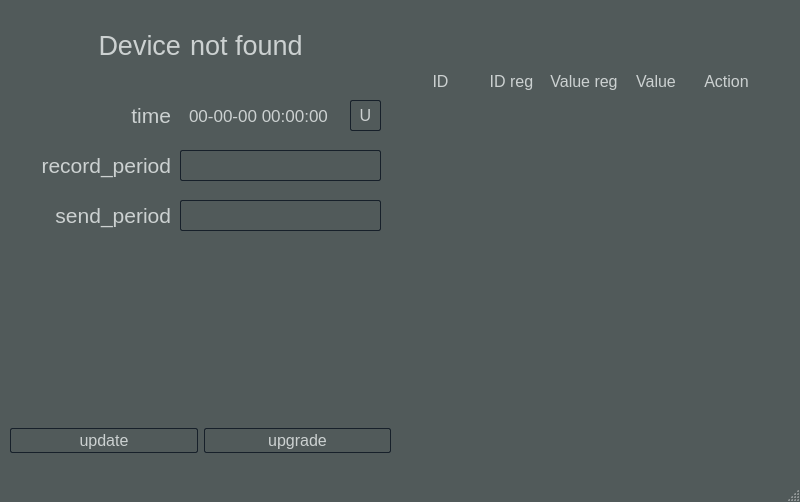
<?xml version="1.0" encoding="UTF-8"?>
<ui version="4.0">
 <class>MainWindow</class>
 <widget class="QMainWindow" name="MainWindow">
  <property name="geometry">
   <rect>
    <x>0</x>
    <y>0</y>
    <width>800</width>
    <height>502</height>
   </rect>
  </property>
  <property name="windowTitle">
   <string>MainWindow</string>
  </property>
  <property name="styleSheet">
   <string notr="true">QMainWindow {
	background-color: #515a5a;
}</string>
  </property>
  <widget class="QWidget" name="centralwidget">
   <property name="enabled">
    <bool>true</bool>
   </property>
   <property name="sizePolicy">
    <sizepolicy hsizetype="Preferred" vsizetype="Preferred">
     <horstretch>0</horstretch>
     <verstretch>0</verstretch>
    </sizepolicy>
   </property>
   <property name="minimumSize">
    <size>
     <width>800</width>
     <height>480</height>
    </size>
   </property>
   <property name="maximumSize">
    <size>
     <width>800</width>
     <height>480</height>
    </size>
   </property>
   <property name="mouseTracking">
    <bool>false</bool>
   </property>
   <property name="focusPolicy">
    <enum>Qt::TabFocus</enum>
   </property>
   <property name="contextMenuPolicy">
    <enum>Qt::NoContextMenu</enum>
   </property>
   <property name="styleSheet">
    <string notr="true">QGroupBox {
	border: 0px;
	width: 100%;
	height: 100%;
	background-color: #515a5a;
	font-size: 16px;
	color: #ccd1d1;
}

QObject::disabled {
	background-color: #17202a;
	color: #17202a;
}

QLabel {
	color: #ccd1d1;
}

QTextEdit {
	padding: 2px;
	border: 1px solid #17202a;
	border-radius: 2px;
	background-color: #515a5a;
	font-size: 10px;
	color: #ccd1d1;
}

QTextEdit::focus {
	border: 1px solid black;
	background-color: #424949;
}
QGroupBox {
	width: 100%;
	font-size: 16px;
	color: #ccd1d1;
}

QPushButton {
	padding: 2px;
	color: black;
	background-color: #515a5a;
	border: 1px solid #17202a;
	border-radius: 2px;
	font-size: 16px;
	color: #ccd1d1;
}

QPushButton::hover {
	background-color: #424949;
}</string>
   </property>
   <widget class="QWidget" name="horizontalLayoutWidget">
    <property name="geometry">
     <rect>
      <x>10</x>
      <y>10</y>
      <width>771</width>
      <height>461</height>
     </rect>
    </property>
    <layout class="QHBoxLayout" name="horizontalLayout">
     <item>
      <widget class="QGroupBox" name="groupBox_1">
       <property name="styleSheet">
        <string notr="true">QGroupBox.QGroupBox {
	width: 100%;
}</string>
       </property>
       <property name="title">
        <string/>
       </property>
       <widget class="QGroupBox" name="groupBox">
        <property name="geometry">
         <rect>
          <x>10</x>
          <y>130</y>
          <width>361</width>
          <height>51</height>
         </rect>
        </property>
        <property name="title">
         <string/>
        </property>
        <widget class="QLabel" name="label_record_period">
         <property name="geometry">
          <rect>
           <x>0</x>
           <y>10</y>
           <width>151</width>
           <height>31</height>
          </rect>
         </property>
         <property name="font">
          <font>
           <pointsize>16</pointsize>
          </font>
         </property>
         <property name="layoutDirection">
          <enum>Qt::LeftToRight</enum>
         </property>
         <property name="text">
          <string>record_period</string>
         </property>
         <property name="alignment">
          <set>Qt::AlignRight|Qt::AlignTrailing|Qt::AlignVCenter</set>
         </property>
        </widget>
        <widget class="QTextEdit" name="record_period">
         <property name="geometry">
          <rect>
           <x>160</x>
           <y>10</y>
           <width>201</width>
           <height>31</height>
          </rect>
         </property>
         <property name="styleSheet">
          <string notr="true"/>
         </property>
         <property name="tabChangesFocus">
          <bool>true</bool>
         </property>
        </widget>
       </widget>
       <widget class="QGroupBox" name="groupBox_4">
        <property name="geometry">
         <rect>
          <x>10</x>
          <y>180</y>
          <width>361</width>
          <height>51</height>
         </rect>
        </property>
        <property name="title">
         <string/>
        </property>
        <widget class="QLabel" name="label_record_period_3">
         <property name="geometry">
          <rect>
           <x>0</x>
           <y>10</y>
           <width>151</width>
           <height>31</height>
          </rect>
         </property>
         <property name="font">
          <font>
           <pointsize>16</pointsize>
          </font>
         </property>
         <property name="layoutDirection">
          <enum>Qt::LeftToRight</enum>
         </property>
         <property name="text">
          <string>send_period</string>
         </property>
         <property name="alignment">
          <set>Qt::AlignRight|Qt::AlignTrailing|Qt::AlignVCenter</set>
         </property>
        </widget>
        <widget class="QTextEdit" name="send_period">
         <property name="geometry">
          <rect>
           <x>160</x>
           <y>10</y>
           <width>201</width>
           <height>31</height>
          </rect>
         </property>
         <property name="styleSheet">
          <string notr="true"/>
         </property>
         <property name="tabChangesFocus">
          <bool>true</bool>
         </property>
        </widget>
       </widget>
       <widget class="QLabel" name="device_label">
        <property name="geometry">
         <rect>
          <x>10</x>
          <y>10</y>
          <width>161</width>
          <height>51</height>
         </rect>
        </property>
        <property name="font">
         <font>
          <pointsize>20</pointsize>
         </font>
        </property>
        <property name="text">
         <string>Device</string>
        </property>
        <property name="alignment">
         <set>Qt::AlignRight|Qt::AlignTrailing|Qt::AlignVCenter</set>
        </property>
       </widget>
       <widget class="QLabel" name="version_label">
        <property name="geometry">
         <rect>
          <x>180</x>
          <y>10</y>
          <width>191</width>
          <height>51</height>
         </rect>
        </property>
        <property name="font">
         <font>
          <pointsize>20</pointsize>
         </font>
        </property>
        <property name="text">
         <string>not found</string>
        </property>
       </widget>
       <widget class="QGroupBox" name="groupBox_3">
        <property name="geometry">
         <rect>
          <x>10</x>
          <y>80</y>
          <width>361</width>
          <height>51</height>
         </rect>
        </property>
        <property name="title">
         <string/>
        </property>
        <widget class="QLabel" name="label_time">
         <property name="geometry">
          <rect>
           <x>0</x>
           <y>10</y>
           <width>151</width>
           <height>31</height>
          </rect>
         </property>
         <property name="font">
          <font>
           <pointsize>16</pointsize>
          </font>
         </property>
         <property name="layoutDirection">
          <enum>Qt::LeftToRight</enum>
         </property>
         <property name="text">
          <string>time</string>
         </property>
         <property name="alignment">
          <set>Qt::AlignRight|Qt::AlignTrailing|Qt::AlignVCenter</set>
         </property>
        </widget>
        <widget class="QLabel" name="time">
         <property name="geometry">
          <rect>
           <x>160</x>
           <y>10</y>
           <width>171</width>
           <height>31</height>
          </rect>
         </property>
         <property name="font">
          <font>
           <pointsize>13</pointsize>
          </font>
         </property>
         <property name="styleSheet">
          <string notr="true">QLabel {
	padding: 5px;
}</string>
         </property>
         <property name="text">
          <string>00-00-00 00:00:00</string>
         </property>
        </widget>
        <widget class="QPushButton" name="updateTimeBtn">
         <property name="geometry">
          <rect>
           <x>330</x>
           <y>10</y>
           <width>31</width>
           <height>31</height>
          </rect>
         </property>
         <property name="text">
          <string>U</string>
         </property>
        </widget>
       </widget>
       <widget class="QWidget" name="horizontalLayoutWidget_2">
        <property name="geometry">
         <rect>
          <x>0</x>
          <y>410</y>
          <width>381</width>
          <height>41</height>
         </rect>
        </property>
        <layout class="QHBoxLayout" name="horizontalLayout_2">
         <item>
          <widget class="QPushButton" name="updateBtn">
           <property name="text">
            <string>update</string>
           </property>
          </widget>
         </item>
         <item>
          <widget class="QPushButton" name="upgradeBtn">
           <property name="text">
            <string>upgrade</string>
           </property>
          </widget>
         </item>
        </layout>
       </widget>
      </widget>
     </item>
     <item>
      <widget class="QGroupBox" name="groupBox_2">
       <property name="styleSheet">
        <string notr="true"/>
       </property>
       <property name="title">
        <string/>
       </property>
       <widget class="QGroupBox" name="groupBox_5">
        <property name="geometry">
         <rect>
          <x>0</x>
          <y>50</y>
          <width>381</width>
          <height>41</height>
         </rect>
        </property>
        <property name="title">
         <string/>
        </property>
        <widget class="QWidget" name="horizontalLayoutWidget_3">
         <property name="geometry">
          <rect>
           <x>9</x>
           <y>-1</y>
           <width>351</width>
           <height>44</height>
          </rect>
         </property>
         <layout class="QHBoxLayout" name="horizontalLayout_3">
          <item>
           <widget class="QLabel" name="label_2">
            <property name="font">
             <font>
              <pointsize>12</pointsize>
             </font>
            </property>
            <property name="styleSheet">
             <string/>
            </property>
            <property name="text">
             <string>ID</string>
            </property>
            <property name="alignment">
             <set>Qt::AlignCenter</set>
            </property>
            <property name="wordWrap">
             <bool>false</bool>
            </property>
            <property name="margin">
             <number>5</number>
            </property>
           </widget>
          </item>
          <item>
           <widget class="QLabel" name="label_4">
            <property name="font">
             <font>
              <pointsize>12</pointsize>
             </font>
            </property>
            <property name="styleSheet">
             <string/>
            </property>
            <property name="text">
             <string>ID reg</string>
            </property>
            <property name="alignment">
             <set>Qt::AlignCenter</set>
            </property>
            <property name="wordWrap">
             <bool>false</bool>
            </property>
            <property name="margin">
             <number>5</number>
            </property>
           </widget>
          </item>
          <item>
           <widget class="QLabel" name="label_3">
            <property name="font">
             <font>
              <pointsize>12</pointsize>
             </font>
            </property>
            <property name="styleSheet">
             <string/>
            </property>
            <property name="text">
             <string>Value reg</string>
            </property>
            <property name="alignment">
             <set>Qt::AlignCenter</set>
            </property>
            <property name="wordWrap">
             <bool>false</bool>
            </property>
            <property name="margin">
             <number>5</number>
            </property>
           </widget>
          </item>
          <item>
           <widget class="QLabel" name="label_5">
            <property name="font">
             <font>
              <pointsize>12</pointsize>
             </font>
            </property>
            <property name="styleSheet">
             <string notr="true"/>
            </property>
            <property name="text">
             <string>Value</string>
            </property>
            <property name="alignment">
             <set>Qt::AlignCenter</set>
            </property>
            <property name="wordWrap">
             <bool>false</bool>
            </property>
            <property name="margin">
             <number>5</number>
            </property>
           </widget>
          </item>
          <item>
           <widget class="QLabel" name="label">
            <property name="font">
             <font>
              <pointsize>12</pointsize>
             </font>
            </property>
            <property name="styleSheet">
             <string/>
            </property>
            <property name="text">
             <string>Action</string>
            </property>
            <property name="alignment">
             <set>Qt::AlignCenter</set>
            </property>
            <property name="wordWrap">
             <bool>false</bool>
            </property>
            <property name="margin">
             <number>5</number>
            </property>
           </widget>
          </item>
         </layout>
        </widget>
       </widget>
      </widget>
     </item>
    </layout>
   </widget>
  </widget>
  <widget class="QStatusBar" name="statusbar"/>
 </widget>
 <resources/>
 <connections/>
</ui>
